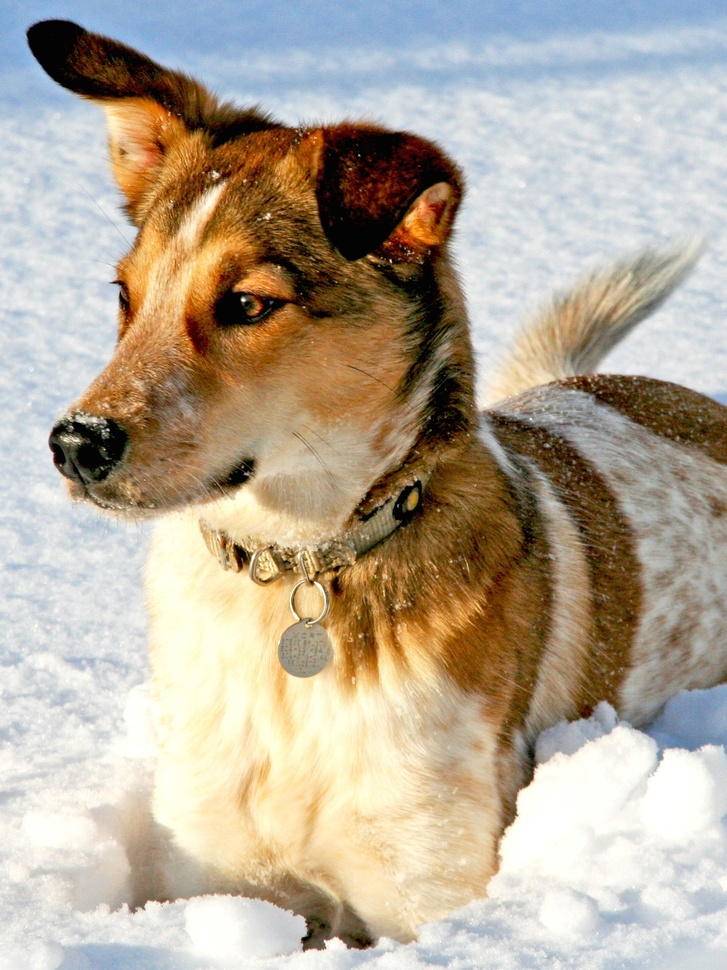
#> input picture DATA/dog.jpg, 727 x 970 px, shrunk from 1500 x 2000 before the run
$ jupyter execute denoise_using_2Dfft.ipynb
#> lines starting #> are read from the running program, lines starting #| are printed output that depends on the picture
# Preface: Algorithm for Image Denoising Using 2D FFT

This notebook demonstrates an algorithm for denoising images using the 2D Fast Fourier Transform (FFT):

1. **Image Loading:** The noisy image is loaded into a 2D array.
2. **2D FFT:** The 2D FFT is computed to transform the image from the spatial domain to the frequency domain.
3. **Frequency Filtering:** High-frequency components (often corresponding to noise) are attenuated or removed by applying a mask or threshold in the frequency domain.
4. **Inverse 2D FFT:** The filtered frequency data is transformed back to the spatial domain using the inverse FFT, reconstructing a denoised image.
5. **Visualization:** The original, noisy, and denoised images are displayed for comparison, illustrating the effectiveness of frequency-domain filtering.

This approach leverages the fact that noise is typically represented by high-frequency components, while important image features are often contained in lower frequencies.

[cell 1]
from matplotlib.image import imread
import numpy as np
import matplotlib.pyplot as plt
import os
plt.rcParams['figure.figsize'] = [16, 16]
plt.rcParams.update({'font.size': 18})

A = imread(os.path.join('..','DATA','dog.jpg'))
#> A is the input picture: shape (970, 727, 3); mean R, G, B 181.4, 169.5, 152
B = np.mean(A, -1); # Convert RGB to grayscale

[cell 2]
# Display the original dog image
plt.figure(figsize=(6,6))
plt.imshow(A)
plt.axis('off')
plt.title('Original Dog Image')
plt.show()

[cell 3]
# Display the grayscale dog image
plt.figure(figsize=(6,6))
plt.imshow(B, cmap='gray')
plt.axis('off')
plt.title('Grayscale Dog Image')
plt.show()

### Why use `fftshift`?

The output of the 2D FFT places the zero-frequency (DC) component at the corners of the spectrum array. For visualization and filtering, it's much more intuitive to have the zero-frequency component at the center. The `fftshift` function rearranges the output so that low frequencies are centered and high frequencies are at the edges, making it easier to design frequency filters and interpret the spectrum visually.

### What do negative frequencies mean in the FFT?

In the FFT output, frequencies are represented as both positive and negative values. This is a mathematical consequence of the Fourier transform, which decomposes a real signal into a sum of complex exponentials (sines and cosines) with both positive and negative frequencies.

- **Physical meaning:** For real-valued signals (like images), negative frequencies do not correspond to physically different oscillations—they are a mathematical artifact. The information in negative frequencies is redundant with the positive frequencies.
- **Why keep them?** The full spectrum (positive and negative) is needed for correct reconstruction of the original signal, especially for complex-valued data.
- **Visualization:** After `fftshift`, the spectrum is centered at zero, with negative frequencies on the left and positive on the right. For real images, the spectrum is symmetric about zero.

In summary: negative frequencies are a mathematical tool that, together with positive frequencies, allow the FFT to represent all possible oscillations in a signal.

### Are negative frequencies the complex conjugates of positive frequencies?

Yes, for real-valued signals (like images), the negative frequency components in the FFT are the complex conjugates of the positive frequency components. This property is called Hermitian symmetry:

$$
F(-f) = F^*(f)
$$

where $F(f)$ is the Fourier transform at frequency $f$, and $F^*(f)$ is its complex conjugate. This symmetry ensures that the inverse FFT reconstructs a real signal. For real images, the magnitude spectrum is symmetric about zero frequency, and the phase spectrum is antisymmetric.

[cell 4]
## Denoise
Bnoise = B + 200*np.random.randn(*B.shape).astype('uint8') # Add some noise
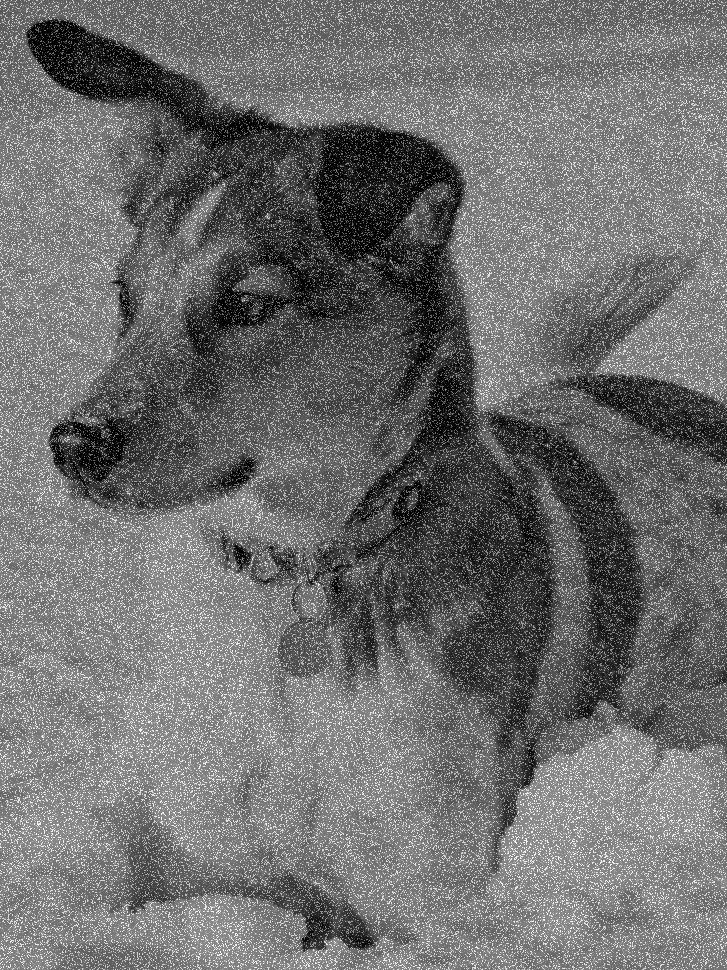
#> Bnoise: shape (970, 727) float64; min 0, max 476.7, mean 208.2; drawn with min black and max white
Bt = np.fft.fft2(Bnoise)
Btshift = np.fft.fftshift(Bt)
F = np.log(np.abs(Btshift)+1) # Put FFT on log scale
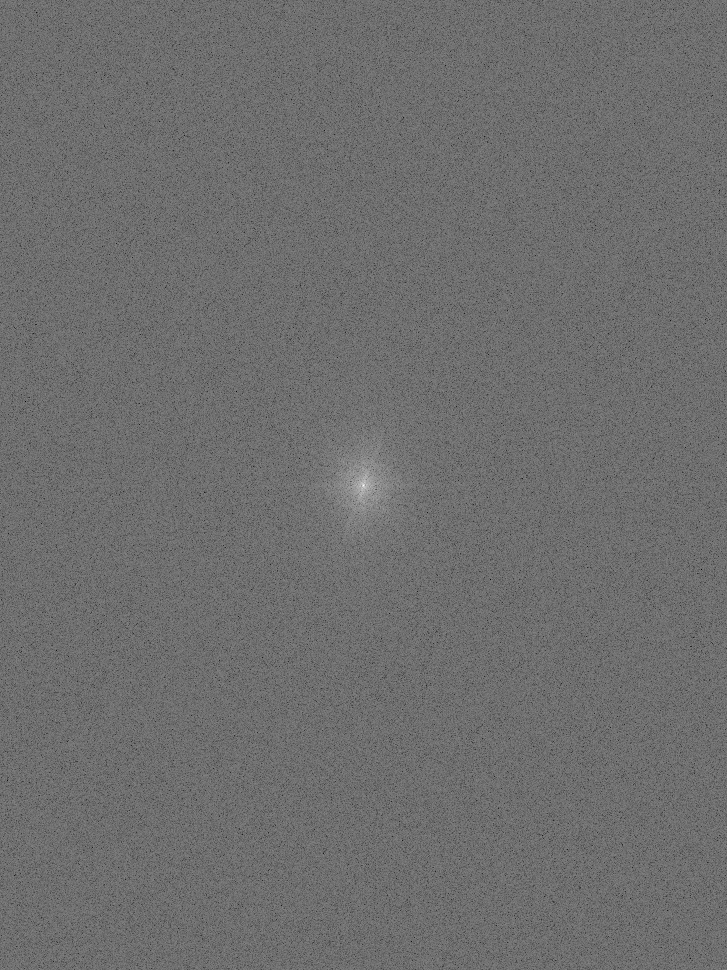
#> F: shape (970, 727) float64; min 4.57, max 18.8, mean 10.72; drawn with min black and max white

fig,axs = plt.subplots(2,2)

axs[0,0].imshow(Bnoise,cmap='gray')
axs[0,0].axis('off')
axs[0,0].set_title('Bnoise (Noisy Image)')

axs[0,1].imshow(F,cmap='gray')
axs[0,1].axis('off')
axs[0,1].set_title('F (Log|Btshift|)')

nx,ny = B.shape
#> nx = 970; ny = 727
X,Y = np.meshgrid(np.arange(-ny/2+1,ny/2+1),np.arange(-nx/2+1,nx/2+1))
# xgrid = np.fft.ifftshift(np.arange(-nx/2+1,nx/2+1))
# ygrid = np.fft.ifftshift(np.arange(-ny/2+1,ny/2+1))
# X,Y = np.meshgrid(ygrid,xgrid)
R2 = np.power(X,2) + np.power(Y,2)
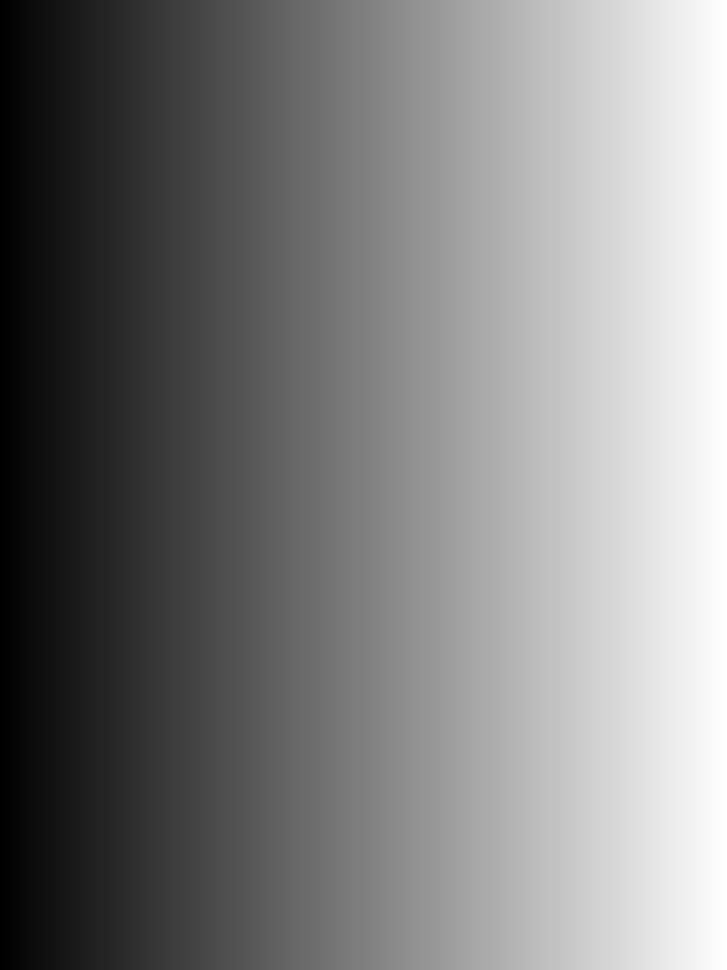
#> X: shape (970, 727) float64; min -362.5, max 363.5, mean 0.5; drawn with min black and max white
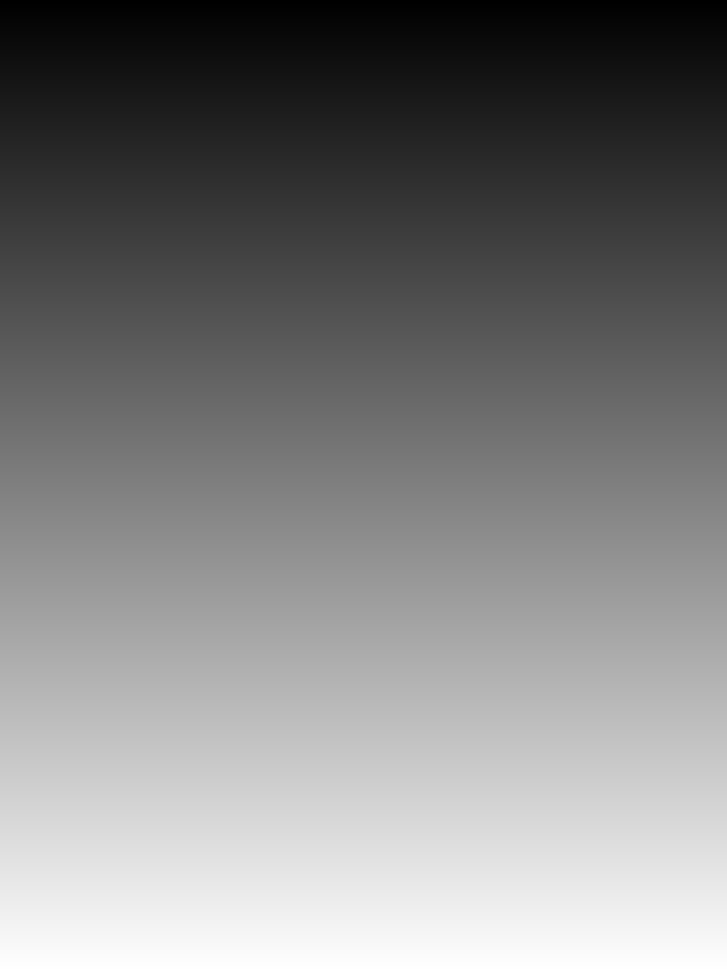
#> Y: shape (970, 727) float64; min -484, max 485, mean 0.5; drawn with min black and max white
ind = R2 < 150**2
Btshiftfilt = Btshift * ind
Ffilt = np.log(np.abs(Btshiftfilt)+1) # Put FFT on log scale
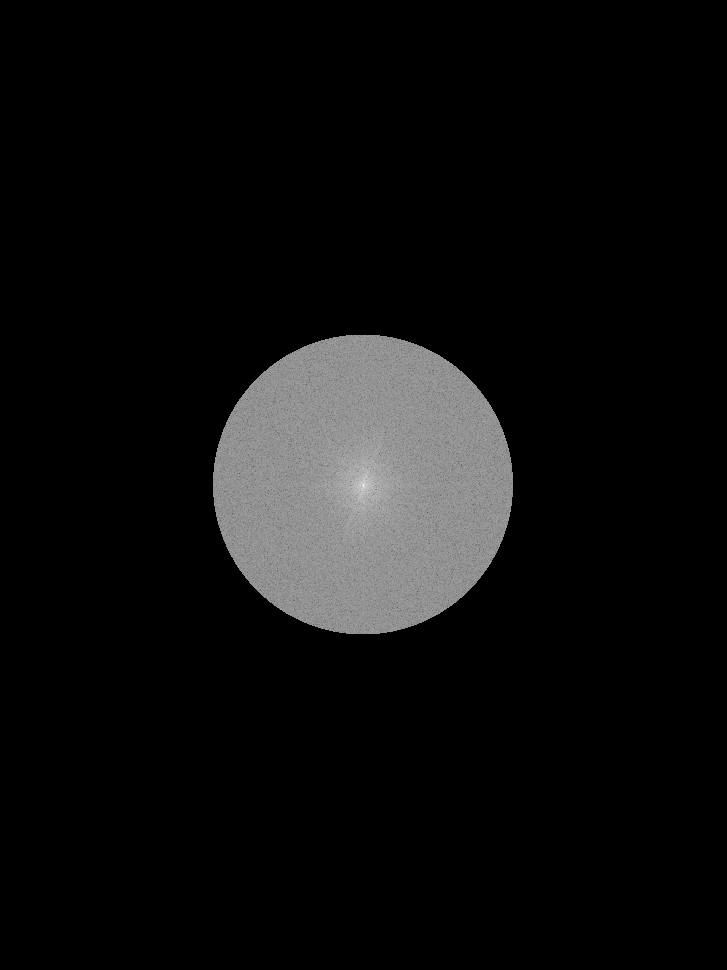
#> Ffilt: shape (970, 727) float64; min 0, max 18.8, mean 1.09; drawn with min black and max white

axs[1,1].imshow(Ffilt,cmap='gray')
axs[1,1].axis('off')
axs[1,1].set_title('Ffilt (Log|Btshiftfilt|)')

Btfilt = np.fft.ifftshift(Btshiftfilt)
Bfilt = np.fft.ifft2(Btfilt).real
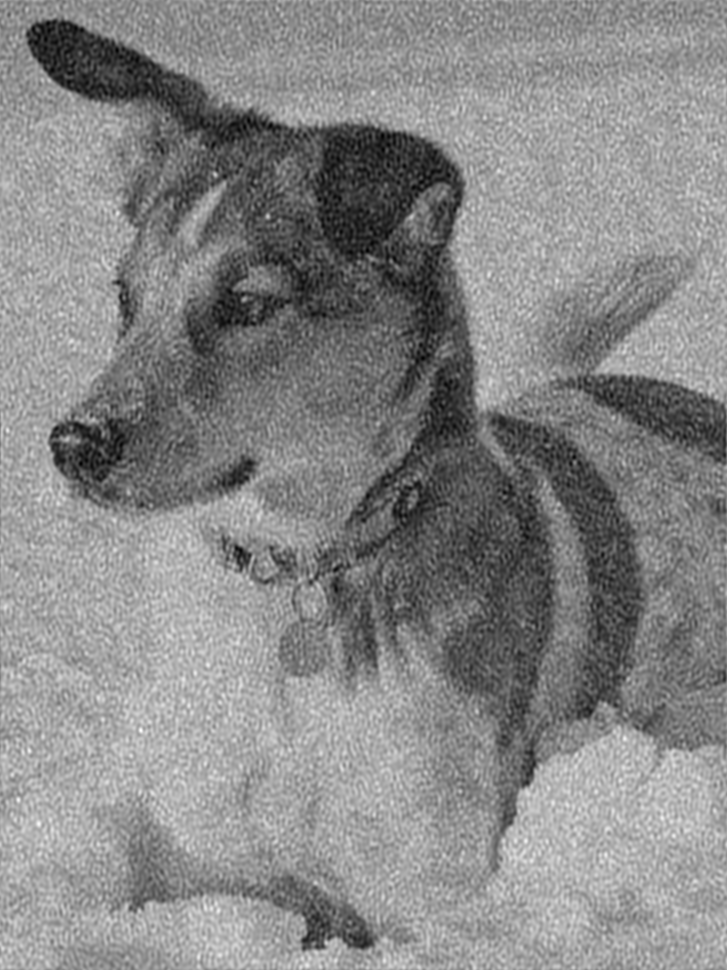
#> Bfilt: shape (970, 727) float64; min -26.91, max 415, mean 208.2; drawn with min black and max white
axs[1,0].imshow(Bfilt,cmap='gray')
axs[1,0].axis('off')
axs[1,0].set_title('Bfilt (Denoised Image)')

plt.show()

[cell 5]
# Print all key matrices, their shapes, and descriptions
matrices = [
    (A, 'A', 'Original RGB image (height, width, 3)'),
    (B, 'B', 'Grayscale image (height, width)'),
    (Bnoise, 'Bnoise', 'Noisy grayscale image (height, width)'),
    (Bt, 'Bt', '2D FFT of noisy image (complex, height, width)'),
    (Btshift, 'Btshift', 'Shifted FFT (zero frequency centered)'),
    (F, 'F', 'Log-magnitude spectrum of shifted FFT'),
    (Btshiftfilt, 'Btshiftfilt', 'Filtered FFT (high frequencies removed)'),
    (Ffilt, 'Ffilt', 'Log-magnitude spectrum of filtered FFT'),
    (Btfilt, 'Btfilt', 'Inverse-shifted filtered FFT'),
    (Bfilt, 'Bfilt', 'Denoised image (inverse FFT, real part)')
]

for arr, name, desc in matrices:
    print(f"{name}: shape={arr.shape}, dtype={arr.dtype} -- {desc}")
#> this loop made 10 passes
#> (name, desc) on passes 1, 2, 3, 5, 6, 7, 8, 9, 10: ('A', 'Original RGB image (height, width, 3)'), ('B', 'Grayscale image (height, width)'), ('Bnoise', 'Noisy grayscale image (height, width)'), ('Btshift', 'Shifted FFT (zero frequency centered)'), ('F', 'Log-magnitude spectrum of shifted FFT'), ('Btshiftfilt', 'Filtered FFT (high frequencies removed)'), ('Ffilt', 'Log-magnitude spectrum of filtered FFT'), ('Btfilt', 'Inverse-shifted filtered FFT'), ('Bfilt', 'Denoised image (inverse FFT, real part)')
#| A: shape=(970, 727, 3), dtype=uint8 -- Original RGB image (height, width, 3)
#| B: shape=(970, 727), dtype=float64 -- Grayscale image (height, width)
#| Bnoise: shape=(970, 727), dtype=float64 -- Noisy grayscale image (height, width)
#| Bt: shape=(970, 727), dtype=complex128 -- 2D FFT of noisy image (complex, height, width)
#| Btshift: shape=(970, 727), dtype=complex128 -- Shifted FFT (zero frequency centered)
#| F: shape=(970, 727), dtype=float64 -- Log-magnitude spectrum of shifted FFT
#| Btshiftfilt: shape=(970, 727), dtype=complex128 -- Filtered FFT (high frequencies removed)
#| Ffilt: shape=(970, 727), dtype=float64 -- Log-magnitude spectrum of filtered FFT
#> (further printed lines are left out)

$ run again, with DATA/heat_2d.jpg copied over DATA/dog.jpg
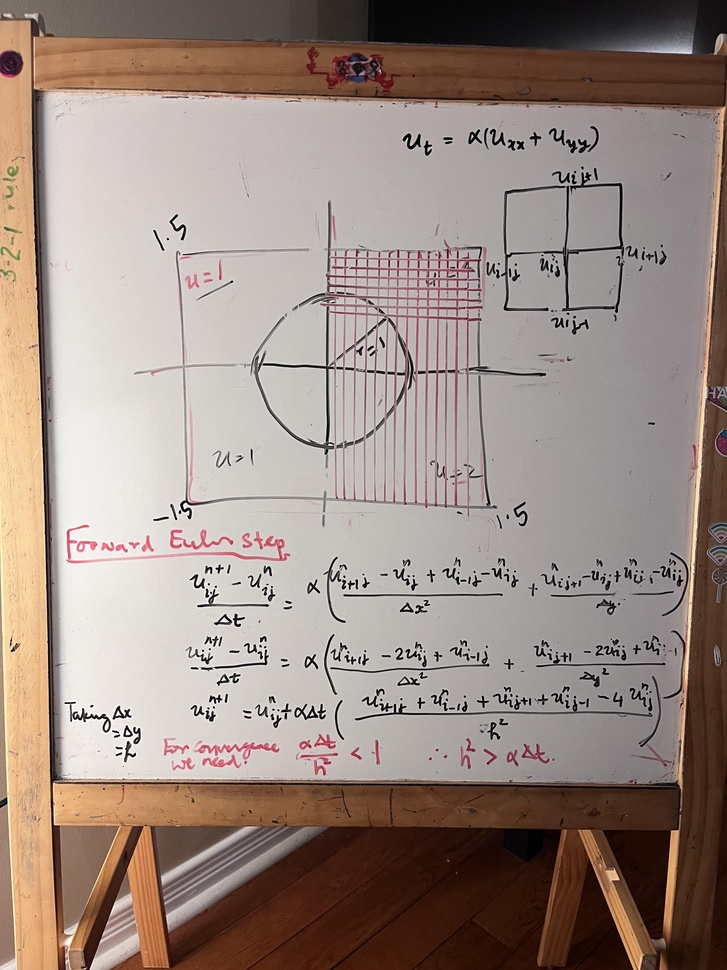
#> input picture DATA/heat_2d.jpg, 727 x 970 px, shrunk from 3024 x 4032 before the run
#> A is the input picture: shape (970, 727, 3); mean R, G, B 154.9, 138.7, 130.3
#> `F = np.log(np.abs(Btshift)+1)`:
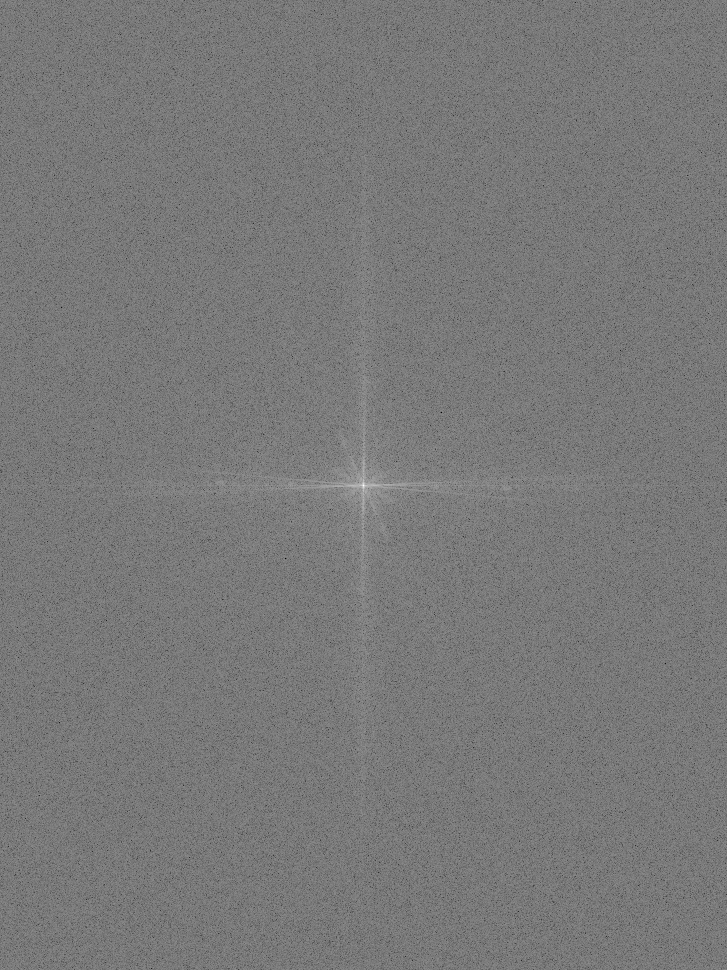
#> F: shape (970, 727) float64; min 3.6, max 18.67, mean 10.75; drawn with min black and max white
#> `Bfilt = np.fft.ifft2(Btfilt).real`:
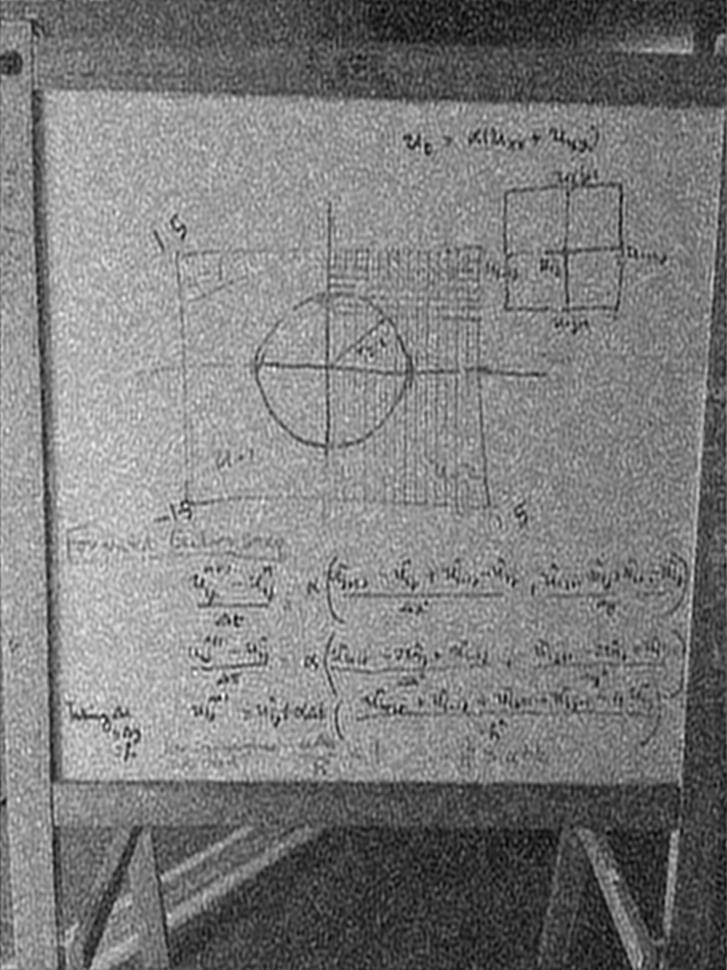
#> Bfilt: shape (970, 727) float64; min -17.19, max 387.8, mean 181.9; drawn with min black and max white
#> the loop `for arr, name, desc in matrices:` made 10 passes
#> (name, desc) on passes 1, 2, 3, 5, 6, 7, 8: ('A', 'Original RGB image (height, width, 3)'), ('B', 'Grayscale image (height, width)'), ('Bnoise', 'Noisy grayscale image (height, width)'), ('Btshift', 'Shifted FFT (zero frequency centered)'), ('F', 'Log-magnitude spectrum of shifted FFT'), ('Btshiftfilt', 'Filtered FFT (high frequencies removed)'), ('Ffilt', 'Log-magnitude spectrum of filtered FFT')
#> (printed output is left out)
